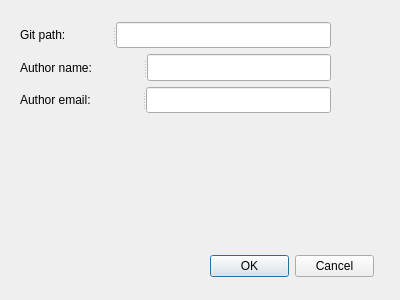
<?xml version="1.0" encoding="UTF-8"?>
<ui version="4.0">
 <class>Configure</class>
 <widget class="QDialog" name="Configure">
  <property name="geometry">
   <rect>
    <x>0</x>
    <y>0</y>
    <width>400</width>
    <height>300</height>
   </rect>
  </property>
  <property name="windowTitle">
   <string>Dialog</string>
  </property>
  <widget class="QDialogButtonBox" name="buttonBox">
   <property name="geometry">
    <rect>
     <x>210</x>
     <y>250</y>
     <width>164</width>
     <height>32</height>
    </rect>
   </property>
   <property name="orientation">
    <enum>Qt::Horizontal</enum>
   </property>
   <property name="standardButtons">
    <set>QDialogButtonBox::Cancel|QDialogButtonBox::Ok</set>
   </property>
  </widget>
  <widget class="QWidget" name="">
   <property name="geometry">
    <rect>
     <x>20</x>
     <y>22</y>
     <width>311</width>
     <height>91</height>
    </rect>
   </property>
   <layout class="QVBoxLayout" name="verticalLayout">
    <item>
     <widget class="QSplitter" name="splitter">
      <property name="orientation">
       <enum>Qt::Horizontal</enum>
      </property>
      <widget class="QLabel" name="label">
       <property name="whatsThis">
        <string extracomment="Where is git located?"/>
       </property>
       <property name="text">
        <string>Git path:</string>
       </property>
      </widget>
      <widget class="QLineEdit" name="lineEdit"/>
     </widget>
    </item>
    <item>
     <widget class="QSplitter" name="splitter_2">
      <property name="orientation">
       <enum>Qt::Horizontal</enum>
      </property>
      <widget class="QLabel" name="label_2">
       <property name="text">
        <string>Author name:</string>
       </property>
      </widget>
      <widget class="QLineEdit" name="lineEdit_2"/>
     </widget>
    </item>
    <item>
     <widget class="QSplitter" name="splitter_3">
      <property name="orientation">
       <enum>Qt::Horizontal</enum>
      </property>
      <widget class="QLabel" name="label_3">
       <property name="text">
        <string>Author email:</string>
       </property>
      </widget>
      <widget class="QLineEdit" name="lineEdit_3"/>
     </widget>
    </item>
   </layout>
  </widget>
 </widget>
 <resources/>
 <connections>
  <connection>
   <sender>buttonBox</sender>
   <signal>accepted()</signal>
   <receiver>Configure</receiver>
   <slot>accept()</slot>
   <hints>
    <hint type="sourcelabel">
     <x>248</x>
     <y>254</y>
    </hint>
    <hint type="destinationlabel">
     <x>157</x>
     <y>274</y>
    </hint>
   </hints>
  </connection>
  <connection>
   <sender>buttonBox</sender>
   <signal>rejected()</signal>
   <receiver>Configure</receiver>
   <slot>reject()</slot>
   <hints>
    <hint type="sourcelabel">
     <x>316</x>
     <y>260</y>
    </hint>
    <hint type="destinationlabel">
     <x>286</x>
     <y>274</y>
    </hint>
   </hints>
  </connection>
 </connections>
</ui>
